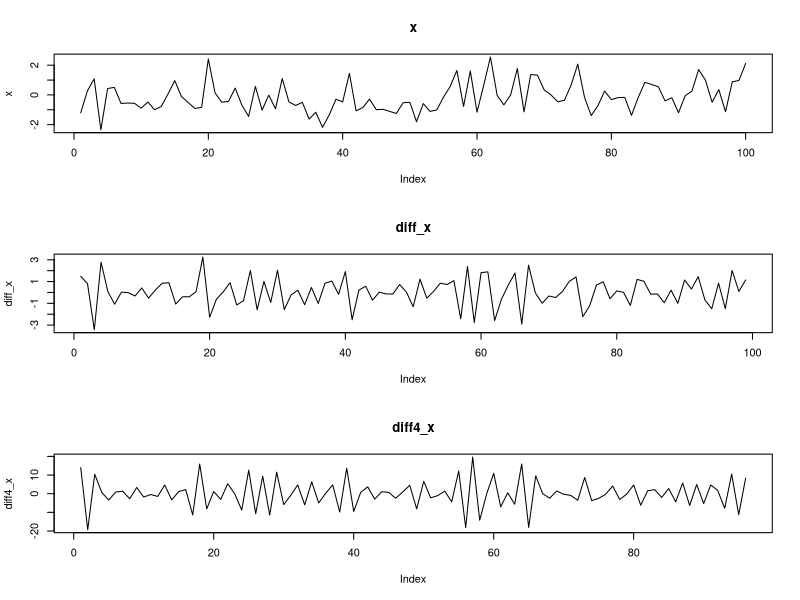
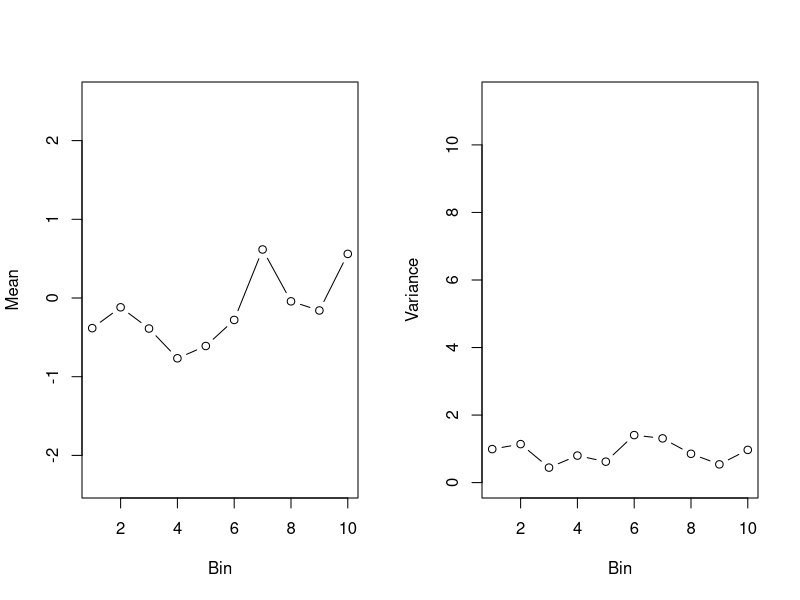
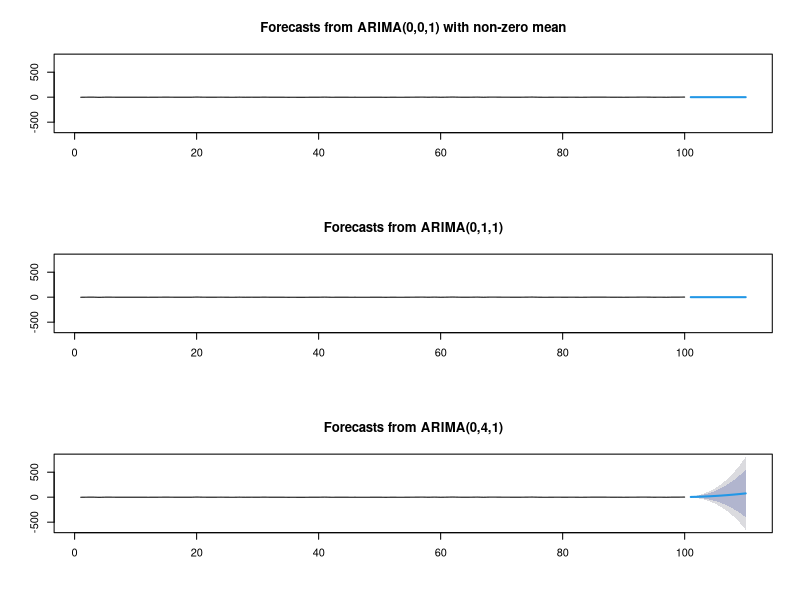
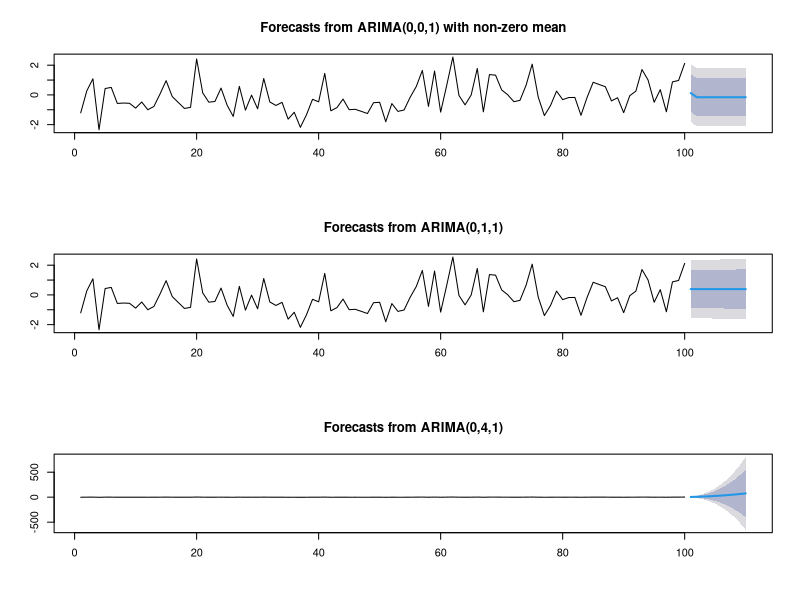
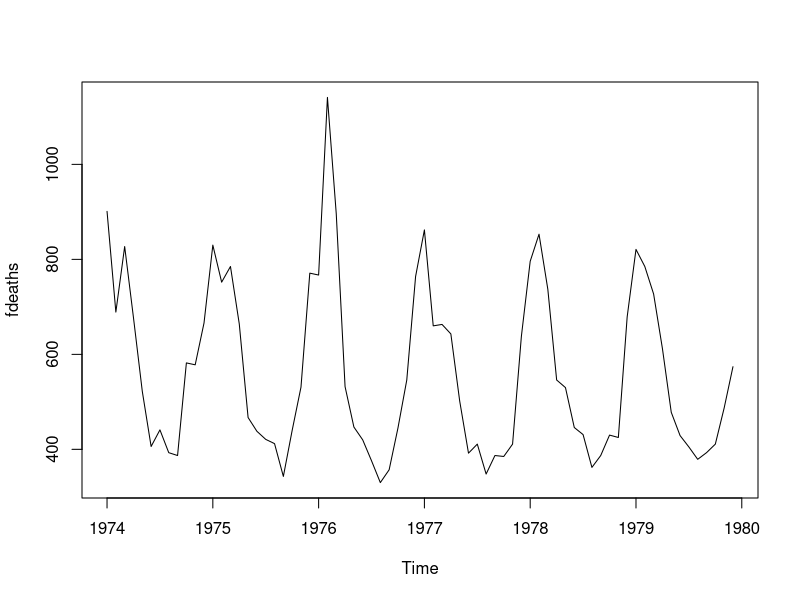
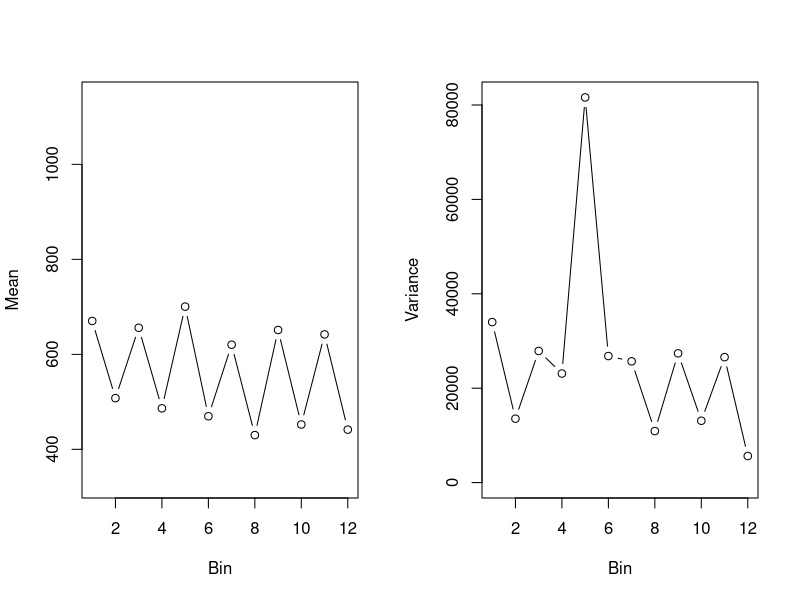
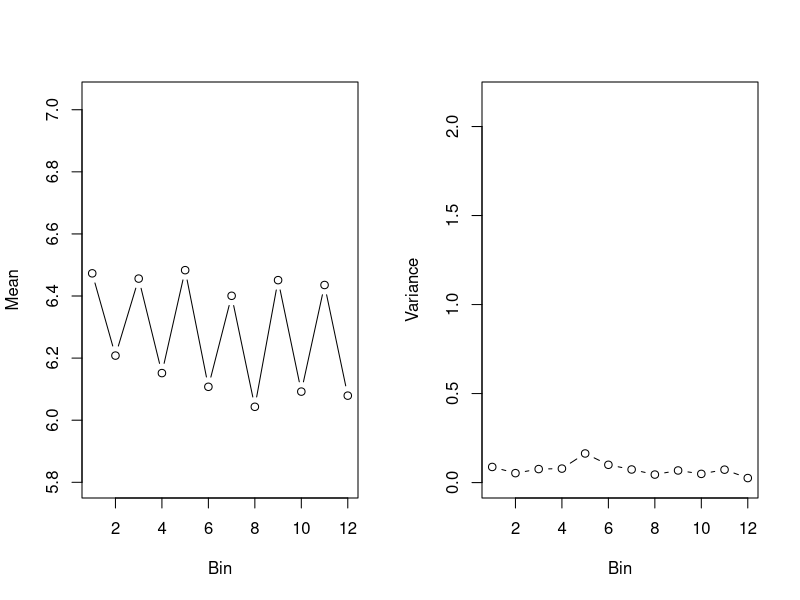
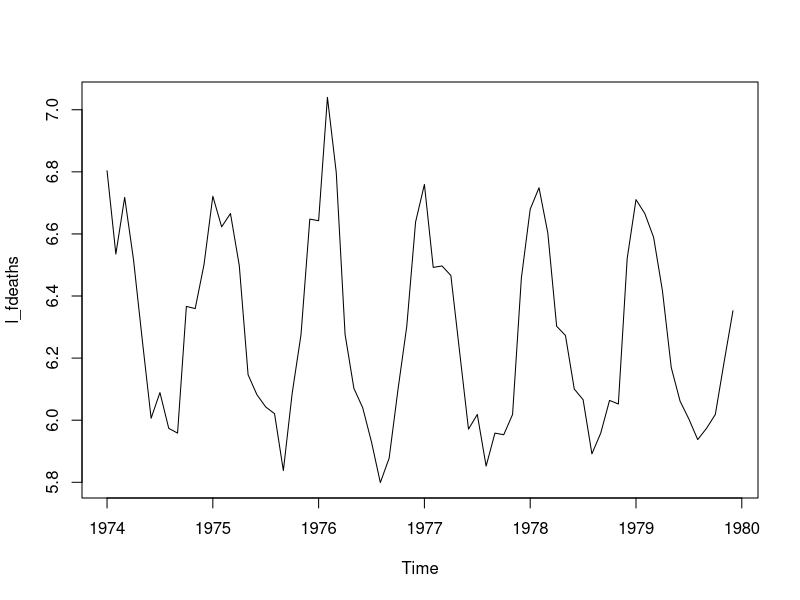

These figures' R source, in order: (Note: this script raises an error after producing the figures.)
###################################
# Author: Megan Gelsinger (Maryclare Griffin)
# Date: 3/22/19
# Title: STSCI 4550 Lab Session 8 
###################################

# In this lab demo, we are going to see what happens when we over difference a time series.
# We are also going to perform ARIMA and SARIMA analyses on real data.

## Over Differencing ##

# It might surprise you that we can in fact over difference a time series.  
# A visual makes this easiest to see. 

# Let's work with a (stationary) white noise process. We are going to look at d = 0, 1, and 4.
library(forecast)
set.seed(1234)
x <- rnorm(100)
diff_x <- diff(x)
diff4_x <- diff(x, differences = 4)
par(mfrow = c(3, 1))
plot(x, type = "l", main = "x"); plot(diff_x, type = "l", main = "diff_x"); plot(diff4_x, type = "l", main = "diff4_x")

# Was differencing necessary? 
binned.mv.plot <- function(x, bin.size = 10) {
  
  bins <- floor(0:(length(x) - 1)/bin.size) 
  small.bins <- which(table(bins) == min(table(bins)) & !table(bins) == max(table(bins)))
  bins[bins == small.bins - 1] <- NA
  
  bin.means <- aggregate(as.numeric(x), list("bins" = bins), mean)$x
  bin.vars <- aggregate(as.numeric(x), list("bins" = bins), var)$x
  
  par(mfrow = c(1, 2))
  plot(bin.means, type = "b", xlab = "Bin", ylab = "Mean", ylim = range(x))
  plot(bin.vars, type = "b", xlab = "Bin", ylab = "Variance", ylim = c(0, max(bin.vars)+10))
}
binned.mv.plot(x)
ndiffs(x, alpha = 0.05, test = "adf", type = "level")

# Let's pick models for each time series and perform some forecasting.  We will quickly see the problem with over differencing.
# Note: could also use auto.arima() to select model with lowest AIC/BIC but use with caution.
n.ahead <- 10
forecast_x <- forecast(arima(x, order = c(0, 0, 1)), h = n.ahead) 
forecast_dx <- forecast(arima(x, order = c(0, 1, 1)), h = n.ahead)
forecast_d4x <- forecast(arima(x, order = c(0, 4, 1)), h = n.ahead)
max_upper <- max(max(forecast_x$upper), max(forecast_dx$upper), max(forecast_d4x$upper))
min_lower <- min(min(forecast_x$lower), min(forecast_dx$lower), min(forecast_d4x$lower))

par(mfrow = c(3, 1))
plot(forecast_x, ylim = c(min_lower, max_upper));plot(forecast_dx, ylim = c(min_lower, max_upper));plot(forecast_d4x, ylim = c(min_lower, max_upper))
plot(forecast_x); plot(forecast_dx);plot(forecast_d4x)

# Why do you think we see the behavior that we do in the above plots?


## ARIMA/SARIMA ##

# We will now go through the process of fitting and forecasting ARIMA and SARIMA models using real data.
# We are going to follow these steps:
#   1. Plot the (raw) data
#   2. Assess potential sources of non-stationarity 
#   3. Address non-stationarity in mean/variance (and verify)
#   4. Assess potential seasonality
#   5. Address seasonality (and verify)
#   6. Fit data to appropriate model

# Example 1: fdeaths (Monthly Deaths from Lung Diseases in the UK)
# 1.
par(mfrow = c(1, 1))
plot(fdeaths)

# 2. What are potential sources of non-stationarity, if any?
binned.mv.plot <- function(x, bin.size = 6) {
  
  bins <- floor(0:(length(x) - 1)/bin.size) 
  small.bins <- which(table(bins) == min(table(bins)) & !table(bins) == max(table(bins)))
  bins[bins == small.bins - 1] <- NA
  
  bin.means <- aggregate(as.numeric(x), list("bins" = bins), mean)$x
  bin.vars <- aggregate(as.numeric(x), list("bins" = bins), var)$x
  
  par(mfrow = c(1, 2))
  plot(bin.means, type = "b", xlab = "Bin", ylab = "Mean", ylim = range(x))
  plot(bin.vars, type = "b", xlab = "Bin", ylab = "Variance", ylim = c(0, max(bin.vars)+2))
}
binned.mv.plot(fdeaths)
ndiffs(fdeaths, alpha = 0.05, test = "adf", type = "level")

# 3. How do we address this/these sources of non-stationarity, if there are any? 
l_fdeaths <- log(fdeaths)
binned.mv.plot(l_fdeaths)

# 4. Do we suspect any seasonal effects?
# One way to check visually - are there obvious cycles that correspond with the seasonal frequency?
# Another way to check visually - look at season plot and/or for significance around order of seasonality in ACF plots 
par(mfrow = c(1, 1))
plot(l_fdeaths) 
monthplot(l_fdeaths)
par(mfrow = c(2, 1))
acf(l_fdeaths);pacf(l_fdeaths)

# 5. How do we address this seasonality, if present?
dsl_fdeaths <- diff(l_fdeaths, lag = 12)
par(mfrow = c(1, 1))
plot(dsl_fdeaths)
par(mfrow = c(2, 1))
acf(dsl_fdeaths); pacf(dsl_fdeaths) 

# 6. Fit an appropriate model
# Based on what we saw in 1 - 5, we have several models that we can try. 
# SARIMA(0, 0, 0)(0, 1, 0) 
model1 <- arima(l_fdeaths, seasonal = list(order = c(0, 1, 0), period = 12),
                xreg = time(fdeaths))
# SARIMA(0, 0, 0)(1, 1, 0) 
model2 <- arima(l_fdeaths, seasonal = list(order = c(1, 1, 0), period = 12),
                xreg = time(fdeaths))
# SARIMA(0, 0, 0)(0, 1, 1)
model3 <- arima(l_fdeaths, seasonal = list(order = c(0, 1, 1), period = 12),
                xreg = time(fdeaths))

# Which model is best?
# AIC
AIC(model1); AIC(model2); AIC(model3) 
# BIC
AIC(model1, k = log(length(model1$nobs))); AIC(model2, k = log(length(model2$nobs))); AIC(model3, k = log(length(model3$nobs))) 

# Let's do some forecasting quick 
par(mfrow = c(1, 1))
plot(forecast(model1, h = 4, xreg = (max(time(fdeaths)) + (1:4)/12)))
# Sanity check: What does the "4" represent above? What does the "12" represent?
# Keep in mind downfalls of transforming data! Look at your notes - what might be true about these forecasts
# on the original scale of the data, when we back-transform?


# Example 2: austres (Quarterly Time Series of the Number of Australian Residents) #
# 1.
par(mfrow = c(1, 1))
plot(austres)

# 2. What are potential sources of non-stationarity, if any?
binned.mv.plot(austres)
ndiffs(austres, alpha = 0.05, test = "adf", type = "level")

# 3. How do we address this/these sources of non-stationarity, if there are any? 
dl_austres <- diff(log(austres))
par(mfrow = c(1, 1))
plot(dl_austres)
binned.mv.plot(dl_austres)

# 4. Do we suspect any seasonal effects?
par(mfrow = c(1, 1))
plot(dl_austres)
par(mfrow = c(2, 1))
acf(dl_austres); pacf(dl_austres)

# 5. How do we address this seasonality, if present?
dsdl_austres <- diff(dl_austres, lag = 4)
par(mfrow = c(1, 1))
plot(dsdl_austres)
par(mfrow = c(2, 1))
acf(dsdl_austres); pacf(dsdl_austres) 

# 6. Fit an appropriate model
# Based on what we saw in 1 - 5, we have several models that we can try.  All of our models will have 
# one regular differencing.  We are still unsure whether or not we need to address seasonality.
# ARIMA(0, 1, 0)
model1 <- arima(log(austres), order = c(0, 1, 0), xreg = time(austres))
# ARIMA(1, 1, 0)
model2 <- arima(log(austres), order = c(1, 1, 0), xreg = time(austres))
# SARIMA(1, 1, 0)(0, 1, 0) 
model3 <- arima(log(austres), order = c(1, 1, 0), seasonal = list(order = c(0, 1, 0), period = 4),
                xreg = (time(austres))^2)
# SARIMA(1, 1, 0)(1, 1, 0)
model4 <- arima(log(austres), order = c(1, 1, 0), seasonal = list(order = c(1, 1, 0), period = 4),
                xreg = (time(austres))^2)
# SARIMA(1, 1, 0)(2, 1, 0)
model5 <- arima(log(austres), order = c(1, 1, 0), seasonal = list(order = c(2, 1, 0), period = 4),
                xreg = (time(austres))^2)

# Which model is best?
# AIC
AIC(model1); AIC(model2) 
AIC(model3); AIC(model4); AIC(model5) 
# Why did I break the models into the two groups ahead?  Why didn't I compare all of them together?
# BIC
AIC(model1, k = log(length(model1$nobs))); AIC(model2, k = log(length(model2$nobs))) 
AIC(model3, k = log(length(model3$nobs))); AIC(model4, k = log(length(model4$nobs)));  AIC(model5, k = log(length(model5$nobs))) 

# Let's do some forecasting quick
par(mfrow = c(1, 1))
plot(forecast(model3, h = 12, xreg = (max(time(austres)) + (1:12)/4)^2))
# Sanity check: What does the "12" represent above? What does the "4" represent?

